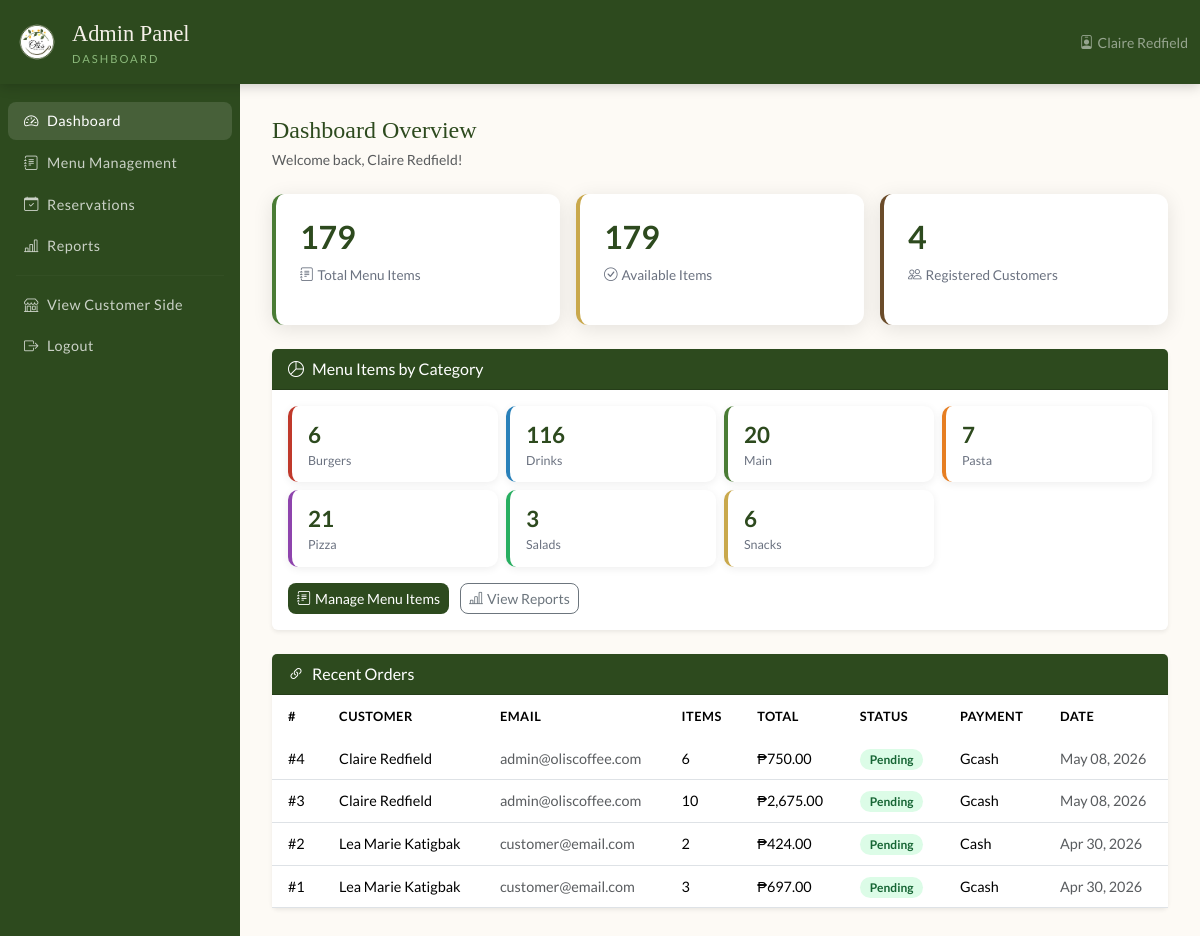
The page /admin/dashboard.php (signed in) on the database as committed earlier.
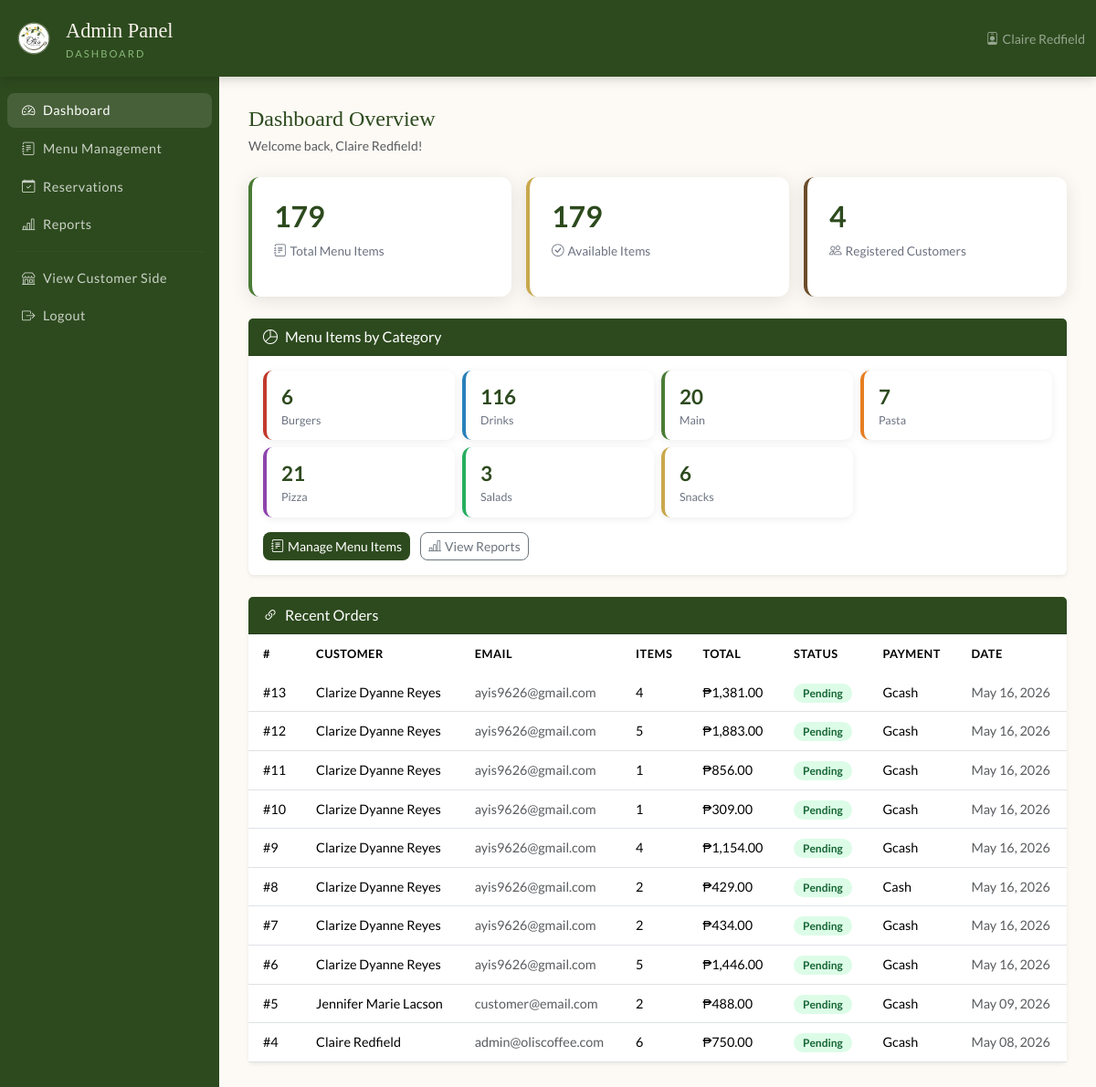
The same page on the database as committed later.
### tables this page shows
CREATE TABLE `orders` (
  `id` int(11) NOT NULL AUTO_INCREMENT,
  `user_id` int(11) NOT NULL,
  `reservation_id` int(11) DEFAULT NULL,
  `total_amount` decimal(10,2) NOT NULL,
  `status` enum('pending','confirmed','preparing','ready','completed','cancelled') DEFAULT 'pending',
  `payment_method` enum('gcash','cash') DEFAULT 'cash',
  `payment_status` enum('unpaid','paid') DEFAULT 'unpaid',
  `notes` text DEFAULT NULL,
  `created_at` timestamp NOT NULL DEFAULT current_timestamp(),
  PRIMARY KEY (`id`),
  KEY `user_id` (`user_id`),
  KEY `fk_order_reservation` (`reservation_id`),
  CONSTRAINT `fk_order_reservation` FOREIGN KEY (`reservation_id`) REFERENCES `reservations` (`id`) ON DELETE SET NULL,
  CONSTRAINT `orders_ibfk_1` FOREIGN KEY (`user_id`) REFERENCES `users` (`id`) ON DELETE CASCADE
);

CREATE TABLE `users` (
  `id` int(11) NOT NULL AUTO_INCREMENT,
  `name` varchar(100) NOT NULL,
  `email` varchar(100) NOT NULL,
  `password` varchar(255) NOT NULL,
  `role` enum('admin','customer') DEFAULT 'customer',
  `created_at` timestamp NOT NULL DEFAULT current_timestamp(),
  `profile_pic` varchar(255) DEFAULT NULL,
  PRIMARY KEY (`id`),
  UNIQUE KEY `email` (`email`)
);

### admin/dashboard.php (the view, shortened to what the changed rows need)
<?php
$db = getDB();
$catStats = $db->query("SELECT category, COUNT(*) as cnt FROM menu_items GROUP BY category ORDER BY category");
$joinResult = $db->query("
    SELECT o.id, u.name AS customer, u.email,
           COUNT(oi.id) AS total_items,
           o.total_amount, o.status, o.payment_method, o.created_at
    FROM orders o
    JOIN users u ON o.user_id = u.id
    JOIN order_items oi ON oi.order_id = o.id
    GROUP BY o.id
    ORDER BY o.created_at DESC
    LIMIT 10
");
?>
<!DOCTYPE html>
<html lang="en">
<head>
  <link rel="stylesheet" href="https://cdn.jsdelivr.net/npm/bootstrap@5.3.2/dist/css/bootstrap.min.css">
  <link rel="stylesheet" href="https://cdn.jsdelivr.net/npm/bootstrap-icons@1.11.3/font/bootstrap-icons.min.css">
  <link rel="stylesheet" href="../css/style.css">
</head>
<body>
<div class="d-flex">
  <main class="admin-content">
    <div class="card border-0 shadow-sm mb-4">
      <div class="card-body p-3">
        <div class="row g-2">
          <?php
          $catColors = [
            'Main'    => 'var(--green-mid)',
            'Snacks'  => 'var(--gold)',
            'Pasta'   => '#e67e22',
            'Burgers' => '#c0392b',
            'Salads'  => '#27ae60',
            'Pizza'   => '#8e44ad',
            'Drinks'  => '#2980b9',
          ];
          while ($row = $catStats->fetch_assoc()):
            $color = $catColors[$row['category']] ?? 'var(--text-muted)';
          ?>
          <div class="col-6 col-md-3">
            <div style="background:white; border-radius:10px; padding:12px 16px;
                        border-left: 4px solid <?= $color ?>; box-shadow: 0 2px 8px rgba(0,0,0,0.07);">
              <div style="font-size:1.4rem; font-weight:700; color:var(--green-dark);"><?= $row['cnt'] ?></div>
              <div style="font-size:0.78rem; color:var(--text-muted);"><?= htmlspecialchars($row['category']) ?></div>
            </div>
          </div>
          <?php endwhile; ?>
        </div>
      </div>
    </div>
    <div class="card border-0 shadow-sm">
      <div class="card-body p-0">
        <div class="table-responsive">
          <table class="table table-olis mb-0">
            <thead>
              <tr>
                <th>#</th>
                <th>Customer</th>
                <th>Email</th>
                <th>Items</th>
                <th>Total</th>
                <th>Status</th>
                <th>Payment</th>
                <th>Date</th>
              </tr>
            </thead>
            <tbody>
              <?php if ($joinResult && $joinResult->num_rows > 0): ?>
                <?php while ($row = $joinResult->fetch_assoc()): ?>
                <tr>
                  <td>#<?= $row['id'] ?></td>
                  <td><?= htmlspecialchars($row['customer']) ?></td>
                  <td class="text-muted small"><?= htmlspecialchars($row['email']) ?></td>
                  <td><?= $row['total_items'] ?></td>
                  <td>₱<?= number_format($row['total_amount'], 2) ?></td>
                  <td><span class="badge-available"><?= ucfirst($row['status']) ?></span></td>
                  <td><?= ucfirst($row['payment_method']) ?></td>
                  <td class="text-muted small"><?= date('M d, Y', strtotime($row['created_at'])) ?></td>
                </tr>
                <?php endwhile; ?>
              <?php endif; ?>
            </tbody>
          </table>
        </div>
      </div>
    </div>
  </main>
</div>
</body>
</html>

Rows that differ between the two databases and show on the page:
no longer on this page (row edited): orders: id "3", user.name "Claire Redfield", user.email "admin@oliscoffee.com", total_items "10", total_amount "2,675.00", status "Pending", payment_method "Gcash", created_at "May 08, 2026"
no longer on this page (row unchanged): orders: id "2", user.name "Lea Marie Katigbak", user.email "customer@email.com", total_items "2", total_amount "424.00", status "Pending", payment_method "Cash", created_at "Apr 30, 2026"
no longer on this page (row unchanged): orders: id "1", user.name "Lea Marie Katigbak", user.email "customer@email.com", total_items "3", total_amount "697.00", status "Pending", payment_method "Gcash", created_at "Apr 30, 2026"
added orders: id "13", user.name "Clarize Dyanne Reyes", user.email "ayis9626@gmail.com", total_items "4", total_amount "1,381.00", status "Pending", payment_method "Gcash", created_at "May 16, 2026"
added orders: id "12", user.name "Clarize Dyanne Reyes", user.email "ayis9626@gmail.com", total_items "5", total_amount "1,883.00", status "Pending", payment_method "Gcash", created_at "May 16, 2026"
added orders: id "11", user.name "Clarize Dyanne Reyes", user.email "ayis9626@gmail.com", total_items "1", total_amount "856.00", status "Pending", payment_method "Gcash", created_at "May 16, 2026"
added orders: id "10", user.name "Clarize Dyanne Reyes", user.email "ayis9626@gmail.com", total_items "1", total_amount "309.00", status "Pending", payment_method "Gcash", created_at "May 16, 2026"
added orders: id "9", user.name "Clarize Dyanne Reyes", user.email "ayis9626@gmail.com", total_items "4", total_amount "1,154.00", status "Pending", payment_method "Gcash", created_at "May 16, 2026"
added orders: id "8", user.name "Clarize Dyanne Reyes", user.email "ayis9626@gmail.com", total_items "2", total_amount "429.00", status "Pending", payment_method "Cash", created_at "May 16, 2026"
added orders: id "7", user.name "Clarize Dyanne Reyes", user.email "ayis9626@gmail.com", total_items "2", total_amount "434.00", status "Pending", payment_method "Gcash", created_at "May 16, 2026"
added orders: id "6", user.name "Clarize Dyanne Reyes", user.email "ayis9626@gmail.com", total_items "5", total_amount "1,446.00", status "Pending", payment_method "Gcash", created_at "May 16, 2026"
added orders: id "5", user.name "Jennifer Marie Lacson", user.email "customer@email.com", total_items "2", total_amount "488.00", status "Pending", payment_method "Gcash", created_at "May 09, 2026"
